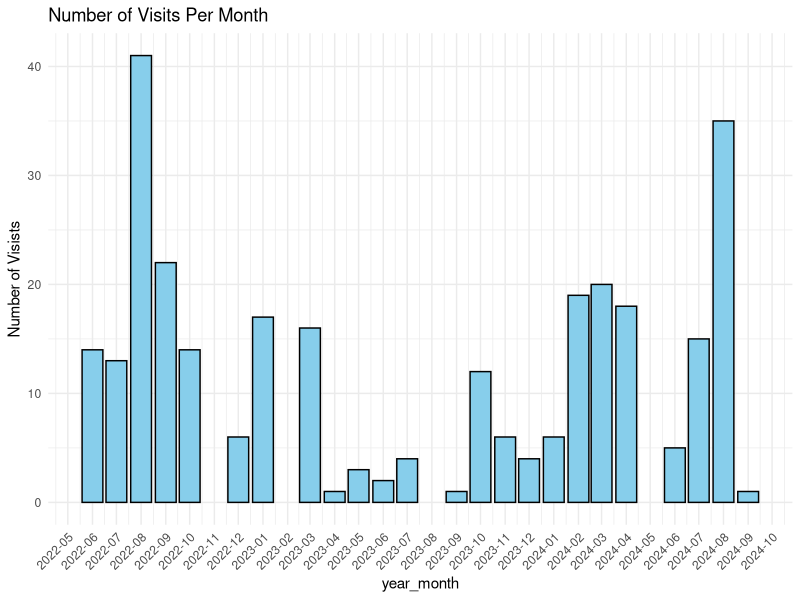
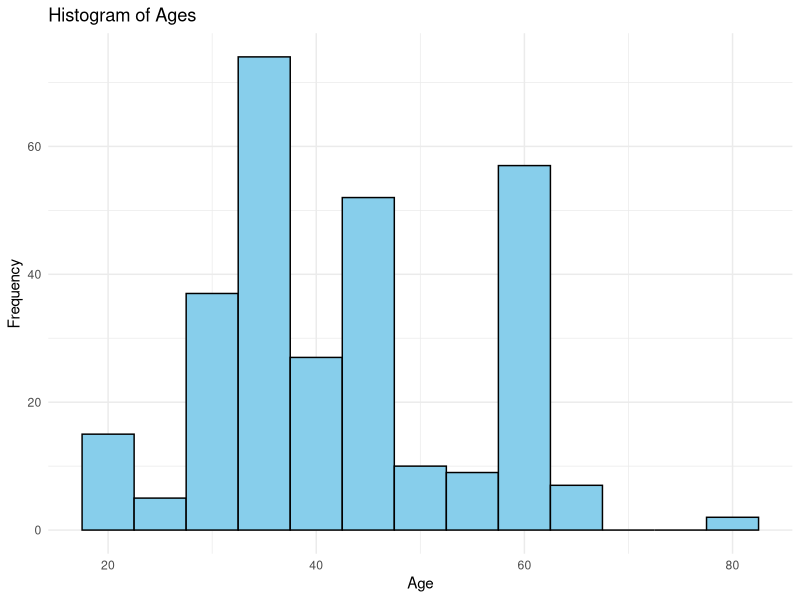

These charts were generated, in order, by the following R code:

library("ggplot2")
library(readxl)
library(tidyverse)

library(dplyr)
library(lubridate)
library(readr)

# Load the data
HQTest <- read_excel("DemographicsHQTEST.xlsx")



HQTest <- HQTest%>%
  # If I wanted to Add 5+ on EmrID column:
  mutate(EmrID = EmrID + 5, 
         ##Changing the Surname column to uppercase
         Surname = toupper(Surname), 
         #Adding a column for age using their birth date until today
         Age = floor(interval(`Birth date`, today()) / years(1)))  
  


# Creating the Age Histogram

pdf("thisPlot.pdf")
##  aes(x = age) maps the age variable to the x-axis.
ggplot(HQTest, aes(x = HQTest$Age)) + 
  
##  geom_histogram(binwidth = 5) creates the histogram, with a bin width of 5 years 
geom_histogram(binwidth = 5, 

##  fill = "skyblue" and color = "black" set the bar color and outline.
fill = "skyblue", color = "black") +
  
##  labs() adds a title and labels for the x and y axes.
labs(title = "Histogram of Ages", x = "Age", y = "Frequency") +
  
##  theme_minimal() gives a clean, minimal background to the plot.  
theme_minimal()

dev.off()


# Creating a Histogram of the number of first visits per month

# Load the data
HQTest <- read_excel("DemographicsHQTEST.xlsx")


# Ensure 'date' column is in Date format
HQTest$Date <- as.Date(HQTest$Date)

#Renaming "Date" to "VisitDate"
HQTest <- rename(HQTest, VisitDate = Date)

# Create a new column for year and month
HQTest <- HQTest %>%
  mutate(year_month = floor_date(VisitDate, "month"))

# Summarize the number of visits per year/month
data_summary <- HQTest %>%
  group_by(year_month) %>%
  summarise(visits = n(), .groups = "drop")



# Create the histogram plot
ggplot(data_summary, aes(x = year_month, y = visits)) +
  geom_bar (stat = "identity", fill = "skyblue", color = "black") + 
  labs(title = "Number of Visits Per Month", y = "Number of Visists") +
  theme_minimal() +
  scale_x_date(date_labels = "%Y-%m", date_breaks = "1 month") +
  theme(axis.text.x = element_text(angle = 45, hjust = 1))
  

